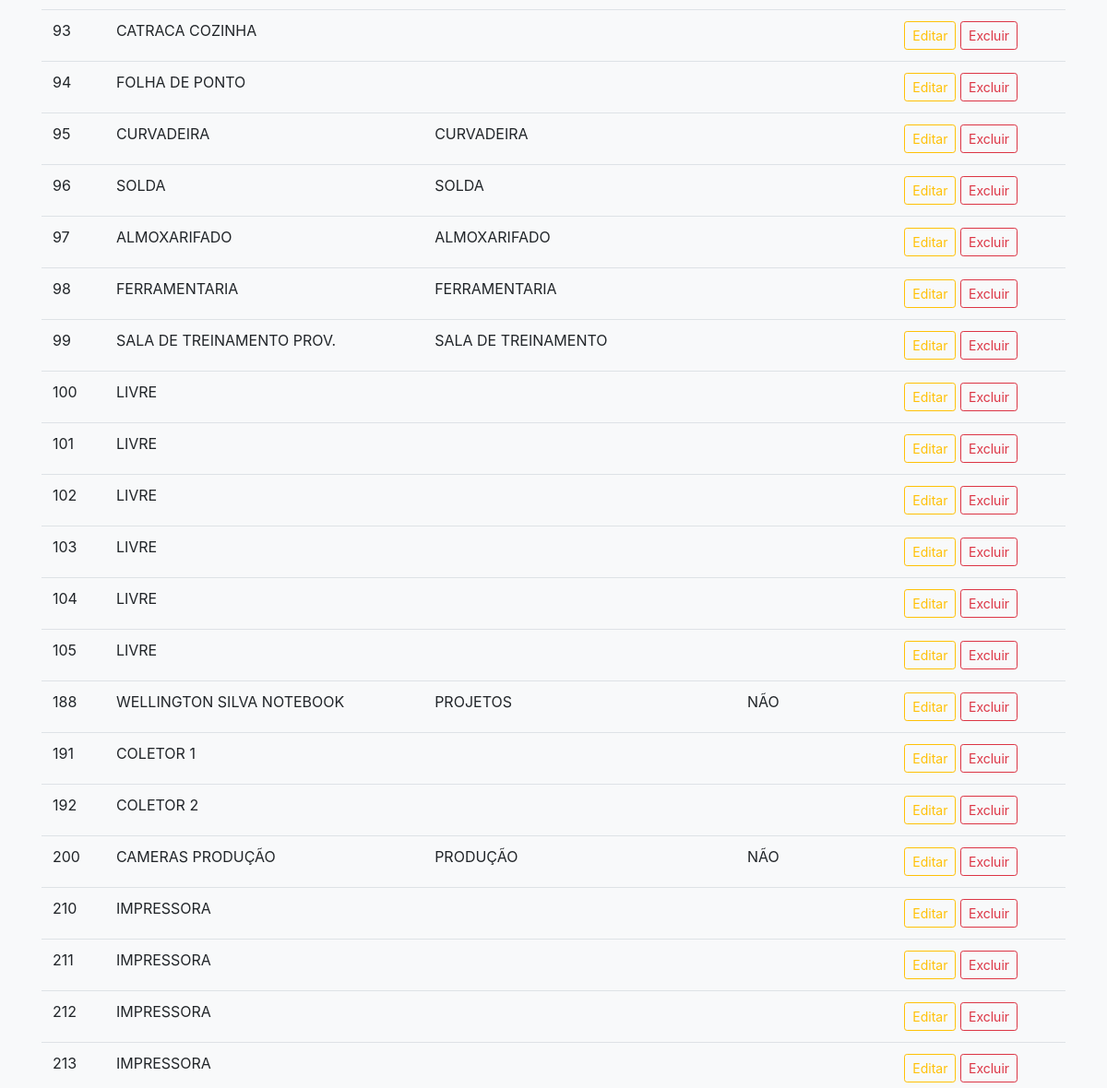
Page /public/pags/ti/register/registerUser.php (middle part) on the earlier database version.
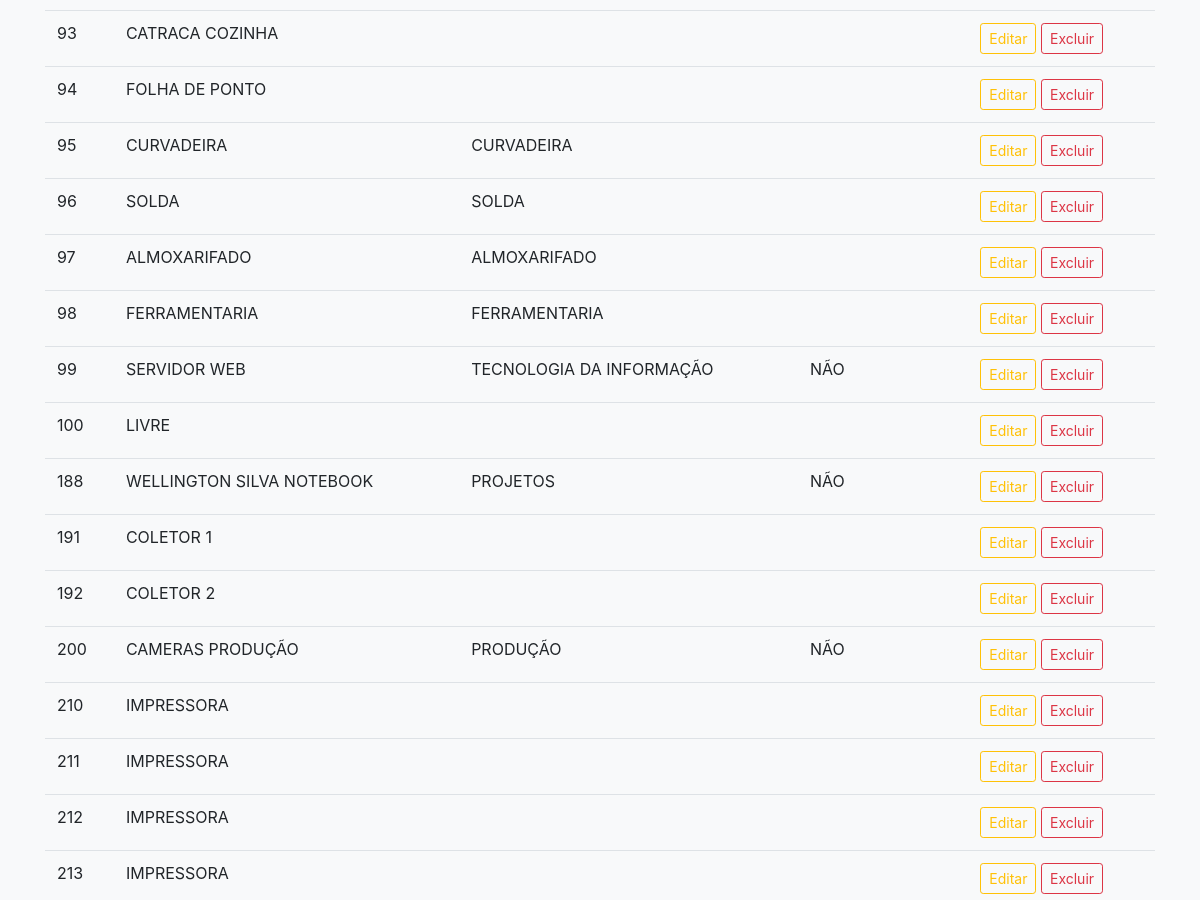
Same page on the later database version.
### tables this page shows
CREATE TABLE `usuario` (
  `ip` int(10) UNSIGNED NOT NULL,
  `usuario` varchar(100) NOT NULL,
  `setor` varchar(100) NOT NULL,
  `homeOffice` varchar(3) NOT NULL
);

### public/pags/ti/register/registerUser.php (the view, shortened to what this page needs)
<?php
    include_once("../../../../src/config/conexaodb.php");
    $sql_usuario = mysqli_query($conn, "SELECT * FROM usuario order by ip asc");
?>
<html lang="pt-br">
<head>
    <link rel="stylesheet" href="../../../../node_modules/bootstrap/dist/css/bootstrap.css">
    <link rel="stylesheet" href="https://cdn.datatables.net/1.10.22/css/jquery.dataTables.min.css">
    <link rel="stylesheet" href="https://cdn.datatables.net/buttons/1.6.4/css/buttons.dataTables.min.css">
</head>
<body class="bg-light">
    <div class="container">
        <div class="row justify-content-center">
            <div class="col-lg-12">
                <div>
                    <table id="tabelaUsuario" class="table">
                        <tbody>
                            <?php while($linha_tabela = mysqli_fetch_assoc($sql_usuario)) { ?>
                            <tr>
                                <td>
                                    <?php echo $linha_tabela['ip']; ?>
                                </td>
                                <td>
                                    <?php echo $linha_tabela['usuario']; ?>
                                </td>
                                <td>
                                    <?php echo $linha_tabela['setor']; ?>
                                </td>
                                <td>
                                    <?php echo $linha_tabela['homeOffice']; ?>
                                </td>
                                <td>
                                    <button type="button" class="btn btn-outline-warning btn-sm" data-toggle="modal"
                                        data-target="#editar" data-ip="<?php echo $linha_tabela['ip']; ?>"
                                        data-usuario="<?php echo $linha_tabela['usuario']; ?>"
                                        data-setor="<?php echo $linha_tabela['setor']; ?>"
                                        data-home="<?php echo $linha_tabela['homeOffice']; ?>">
                                        Editar
                                    </button>
                                    <a
                                        href="../../../../src/db/ti/usuarios/delete.php?id=<?php echo $linha_tabela['ip']; ?>">
                                        <button type="button" class="btn btn-outline-danger btn-sm">Excluir</button>
                                    </a>
                                </td>
                            </tr>
                            <?php } ?>
                        </tbody>
                    </table>
                </div>
            </div>
        </div>
    </div>
</body>
</html>

Differences in the rows shown:
removed usuario: ip "101", usuario "LIVRE"
removed usuario: ip "102", usuario "LIVRE"
removed usuario: ip "103", usuario "LIVRE"
removed usuario: ip "104", usuario "LIVRE"
removed usuario: ip "105", usuario "LIVRE"
changed usuario id 99: usuario "SALA DE TREINAMENTO PROV." → "SERVIDOR WEB"; setor "SALA DE TREINAMENTO" → "TECNOLOGIA DA INFORMAÇÃO"; homeOffice (not shown) → "NÃO"
